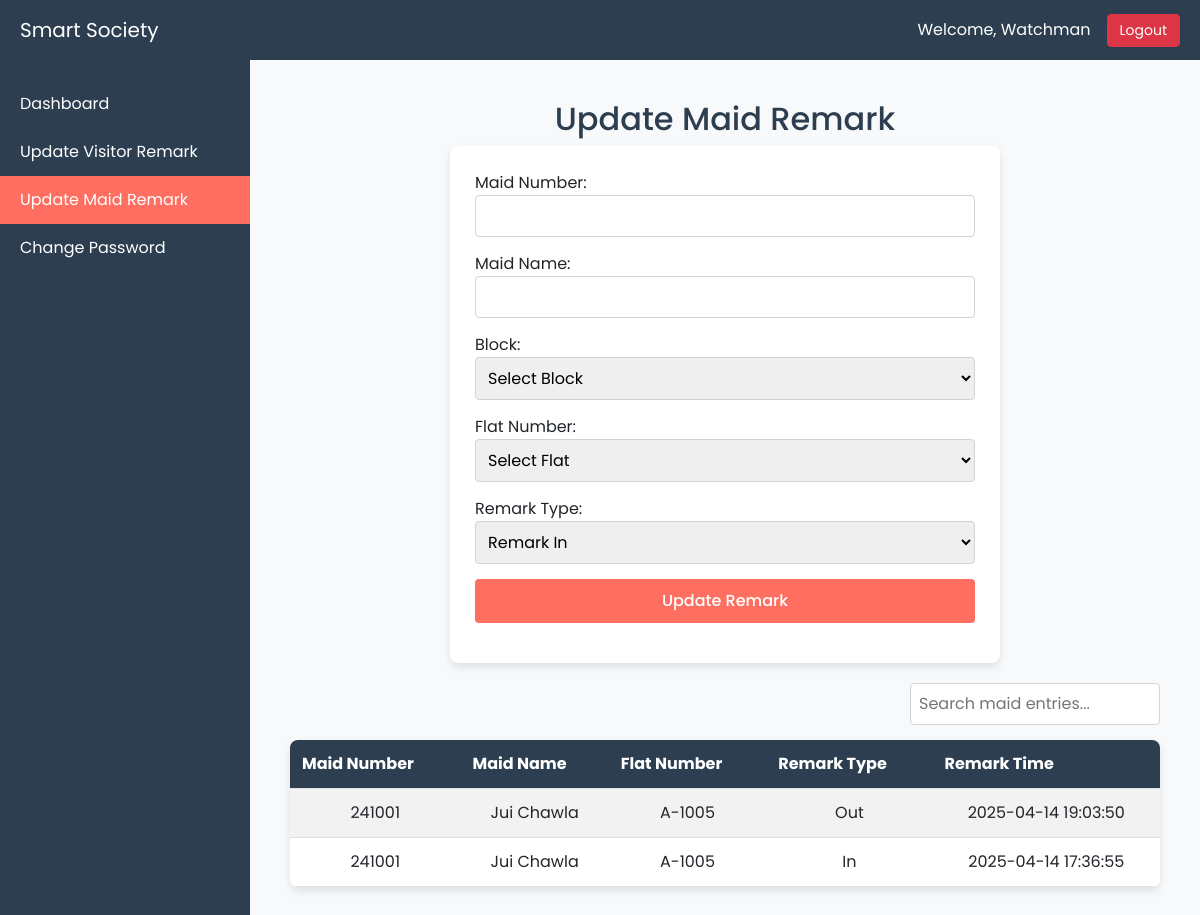
The page /Watchman/update_maid_remark.php (signed in) on the database its author committed.
### tables this page shows
CREATE TABLE `maid_visits` (
  `visit_id` int(11) NOT NULL,
  `maid_id` int(11) DEFAULT NULL,
  `maid_number` varchar(50) DEFAULT NULL,
  `maid_name` varchar(255) DEFAULT NULL,
  `flat_number` varchar(50) DEFAULT NULL,
  `remark_type` enum('in','out') DEFAULT NULL,
  `remark_time` datetime DEFAULT NULL
);

### Watchman/update_maid_remark.php (the view, shortened to what this page needs)
<?php
include_once('../config/db_connection.php');
$recent_query = "SELECT * FROM Maid_Visits ORDER BY remark_time DESC LIMIT 10";
$recent_result = mysqli_query($conn, $recent_query);
$recent_visits = mysqli_fetch_all($recent_result, MYSQLI_ASSOC);
?>
<!DOCTYPE html>
<html lang="en">
<head>
    <link href="https://cdn.jsdelivr.net/npm/bootstrap@5.3.0/dist/css/bootstrap.min.css" rel="stylesheet">
</head>
<body>
    <nav class="navbar navbar-expand-lg navbar-dark">
        <div class="container-fluid">
            <a class="navbar-brand" href="#">Smart Society</a>
            <span class="navbar-text ms-auto me-3">Welcome, Watchman</span>
            <a href="watchman_logout.php" class="btn btn-danger btn-sm">Logout</a>
        </div>
    </nav>
    <div class="container-fluid">
        <div class="sidebar">
            <ul>
                <li><a href="watchman_dashboard.php">Dashboard</a></li>
                <li><a href="update_visitor_remark.php">Update Visitor Remark</a></li>
                <li><a href="update_maid_remark.php" class="active">Update Maid Remark</a></li>
                <li><a href="change_watchman_password.php">Change Password</a></li>
            </ul>
        </div>
        <div class="main-content">
            <h2>Update Maid Remark</h2>
            <div class="form-container">
                <form method="post" action="">
                    <label>Maid Number:</label>
                    <input type="text" id="maid_number" name="maid_number" required>
                    <label>Maid Name:</label>
                    <input type="text" id="maid_name" name="maid_name" readonly>
                    <label>Block:</label>
                    <select id="block" name="block" required>
                        <option value="">Select Block</option>
                    </select>
                    <label>Flat Number:</label>
                    <select id="flat_number" name="flat_number" required>
                        <option value="">Select Flat</option>
                    </select>
                    <label>Remark Type:</label>
                    <select name="remark_type" required>
                        <option value="in">Remark In</option>
                    </select>
                    <input type="submit" name="update_remark" value="Update Remark">
                </form>
            </div>
            <div class="table-container">
                <div class="search-box">
                    <input type="text" id="search_maid" placeholder="Search maid entries...">
                </div>
                <table class="table table-striped" id="maidTable">
                    <thead>
                        <tr>
                            <th>Maid Number</th>
                            <th>Maid Name</th>
                            <th>Flat Number</th>
                            <th>Remark Type</th>
                            <th>Remark Time</th>
                        </tr>
                    </thead>
                    <tbody>
                        <?php foreach ($recent_visits as $visit) { ?>
                            <tr>
                                <td><?= $visit['maid_number'] ?></td>
                                <td><?= $visit['maid_name'] ?></td>
                                <td><?= $visit['flat_number'] ?></td>
                                <td><?= ucfirst($visit['remark_type']) ?></td>
                                <td><?= $visit['remark_time'] ?></td>
                            </tr>
                        <?php } ?>
                    </tbody>
                </table>
            </div>
        </div>
    </div>
</body>
</html>

### Watchman/update_maid_remark.php (style rules this page uses)
body { font-family: 'Poppins', sans-serif; background-color: #f8f9fa; margin: 0; padding: 0; }
.navbar { background-color: #2c3e50; padding: 10px 20px; }
.navbar-brand, .navbar-text { color: #ffffff !important; }
.btn-danger { font-size: 14px; padding: 5px 12px; }
.container-fluid { display: flex; padding: 0; }
.sidebar { width: 250px; background-color: #2c3e50; padding-top: 20px; min-height: 100vh; }
.sidebar ul { list-style: none; padding: 0; }
.sidebar ul li { width: 100%; }
.sidebar ul li a { display: block; padding: 12px 20px; color: #ffffff; text-decoration: none; font-size: 16px; transition: 0.3s; }
.sidebar ul li a:hover, .sidebar ul li a.active { background-color: #ff6f61; }
.main-content { flex-grow: 1; padding: 40px; }
h2 { color: #2c3e50; font-weight: 500; text-align: center; }
.form-container { background: #ffffff; padding: 25px; border-radius: 8px; box-shadow: 0 4px 8px rgba(0, 0, 0, 0.1); max-width: 550px; margin: auto; }
.form-container input, .form-container select { width: 100%; padding: 8px; margin-bottom: 15px; border: 1px solid #ced4da; border-radius: 4px; }
.form-container input[type="submit"] { background-color: #ff6f61; color: white; font-weight: 500; border: none; cursor: pointer; padding: 10px; width: 100%; }
.table-container { margin-top: 20px; }
.table { background: #ffffff; border-radius: 8px; overflow: hidden; box-shadow: 0 4px 8px rgba(0, 0, 0, 0.1); }
.table th { background-color: #2c3e50; color: white; padding: 12px; }
.table td { padding: 12px; text-align: center; }
.table-striped tbody tr:nth-of-type(odd) { background-color: #f8f9fa; }
.search-box { margin-bottom: 15px; text-align: right; }
.search-box input { width: 250px; padding: 8px; border: 1px solid #ced4da; border-radius: 4px; }

### rows shown on the page
maid_visits: maid_number "241001", maid_name "Jui Chawla", flat_number "A-1005", remark_type "Out", remark_time "2025-04-14 19:03:50"
maid_visits: maid_number "241001", maid_name "Jui Chawla", flat_number "A-1005", remark_type "In", remark_time "2025-04-14 17:36:55"
